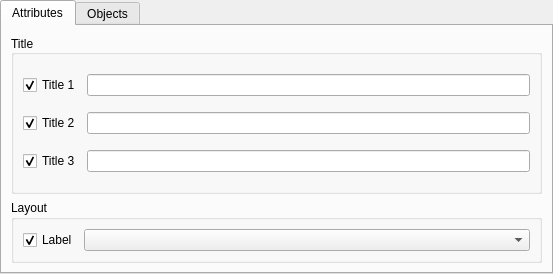
<?xml version="1.0" encoding="UTF-8"?>
<ui version="4.0">
 <class>GeneralArrangementDrawingForm</class>
 <widget class="QDialog" name="GeneralArrangementDrawingForm">
  <property name="geometry">
   <rect>
    <x>0</x>
    <y>0</y>
    <width>553</width>
    <height>274</height>
   </rect>
  </property>
  <property name="sizePolicy">
   <sizepolicy hsizetype="Minimum" vsizetype="MinimumExpanding">
    <horstretch>0</horstretch>
    <verstretch>0</verstretch>
   </sizepolicy>
  </property>
  <property name="windowTitle">
   <string>GA Drawings Properties</string>
  </property>
  <layout class="QGridLayout" name="gridLayout">
   <property name="leftMargin">
    <number>0</number>
   </property>
   <property name="topMargin">
    <number>0</number>
   </property>
   <property name="rightMargin">
    <number>0</number>
   </property>
   <property name="bottomMargin">
    <number>0</number>
   </property>
   <property name="horizontalSpacing">
    <number>0</number>
   </property>
   <item row="0" column="0">
    <widget class="QTabWidget" name="tabWidget">
     <property name="sizePolicy">
      <sizepolicy hsizetype="Expanding" vsizetype="Expanding">
       <horstretch>0</horstretch>
       <verstretch>0</verstretch>
      </sizepolicy>
     </property>
     <property name="layoutDirection">
      <enum>Qt::LeftToRight</enum>
     </property>
     <property name="currentIndex">
      <number>0</number>
     </property>
     <property name="objectProperty" stdset="0">
      <string/>
     </property>
     <property name="widgetAction" stdset="0">
      <string/>
     </property>
     <widget class="QWidget" name="tabAttributes">
      <attribute name="title">
       <string>Attributes</string>
      </attribute>
      <layout class="QGridLayout" name="gridLayout_2">
       <item row="0" column="0">
        <layout class="QGridLayout" name="layoutAttributes">
         <item row="1" column="0">
          <widget class="QGroupBox" name="groupBoxLayout">
           <property name="title">
            <string>Layout</string>
           </property>
           <property name="objectProperty" stdset="0">
            <string/>
           </property>
           <property name="widgetAction" stdset="0">
            <string/>
           </property>
           <layout class="QGridLayout" name="gridLayout_4">
            <item row="0" column="0">
             <widget class="QCheckBox" name="checkBoxToggleLayout">
              <property name="text">
               <string>Label</string>
              </property>
              <property name="checked">
               <bool>true</bool>
              </property>
              <property name="objectProperty" stdset="0">
               <string>Layout</string>
              </property>
              <property name="widgetAction" stdset="0">
               <string>toggleModifyProperty</string>
              </property>
             </widget>
            </item>
            <item row="0" column="1">
             <widget class="QComboBox" name="comboBoxLayout">
              <property name="sizePolicy">
               <sizepolicy hsizetype="Preferred" vsizetype="Fixed">
                <horstretch>1</horstretch>
                <verstretch>0</verstretch>
               </sizepolicy>
              </property>
              <property name="currentIndex">
               <number>-1</number>
              </property>
              <property name="objectProperty" stdset="0">
               <string>Layout</string>
              </property>
              <property name="widgetAction" stdset="0">
               <string/>
              </property>
             </widget>
            </item>
           </layout>
          </widget>
         </item>
         <item row="0" column="0">
          <widget class="QGroupBox" name="groupBoxTitle">
           <property name="sizePolicy">
            <sizepolicy hsizetype="Preferred" vsizetype="MinimumExpanding">
             <horstretch>0</horstretch>
             <verstretch>0</verstretch>
            </sizepolicy>
           </property>
           <property name="title">
            <string>Title</string>
           </property>
           <property name="alignment">
            <set>Qt::AlignLeading|Qt::AlignLeft|Qt::AlignVCenter</set>
           </property>
           <property name="flat">
            <bool>false</bool>
           </property>
           <property name="checkable">
            <bool>false</bool>
           </property>
           <property name="objectProperty" stdset="0">
            <string/>
           </property>
           <property name="widgetAction" stdset="0">
            <string/>
           </property>
           <layout class="QGridLayout" name="gridLayout_3">
            <item row="2" column="0">
             <widget class="QCheckBox" name="checkBoxToggleTitle3">
              <property name="text">
               <string>Title 3</string>
              </property>
              <property name="checked">
               <bool>true</bool>
              </property>
              <property name="objectProperty" stdset="0">
               <string>Title3</string>
              </property>
              <property name="widgetAction" stdset="0">
               <string>toggleModifyProperty</string>
              </property>
             </widget>
            </item>
            <item row="0" column="1">
             <widget class="QLineEdit" name="lineEditTitle1">
              <property name="objectProperty" stdset="0">
               <string>Title1</string>
              </property>
              <property name="widgetAction" stdset="0">
               <string/>
              </property>
              <property name="objectPropertyValue" stdset="0">
               <string/>
              </property>
             </widget>
            </item>
            <item row="0" column="0">
             <widget class="QCheckBox" name="checkBoxToggleTitle1">
              <property name="text">
               <string>Title 1</string>
              </property>
              <property name="checked">
               <bool>true</bool>
              </property>
              <property name="objectProperty" stdset="0">
               <string>Title1</string>
              </property>
              <property name="widgetAction" stdset="0">
               <string>toggleModifyProperty</string>
              </property>
             </widget>
            </item>
            <item row="1" column="1">
             <widget class="QLineEdit" name="lineEditTitle2">
              <property name="objectProperty" stdset="0">
               <string>Title2</string>
              </property>
              <property name="widgetAction" stdset="0">
               <string/>
              </property>
              <property name="objectPropertyValue" stdset="0">
               <string/>
              </property>
             </widget>
            </item>
            <item row="2" column="1">
             <widget class="QLineEdit" name="lineEditTitle3">
              <property name="objectProperty" stdset="0">
               <string>Title3</string>
              </property>
              <property name="widgetAction" stdset="0">
               <string/>
              </property>
              <property name="objectPropertyValue" stdset="0">
               <string/>
              </property>
             </widget>
            </item>
            <item row="1" column="0">
             <widget class="QCheckBox" name="checkBoxToggleTitle2">
              <property name="text">
               <string>Title 2</string>
              </property>
              <property name="checked">
               <bool>true</bool>
              </property>
              <property name="objectProperty" stdset="0">
               <string>Title2</string>
              </property>
              <property name="widgetAction" stdset="0">
               <string>toggleModifyProperty</string>
              </property>
             </widget>
            </item>
           </layout>
          </widget>
         </item>
        </layout>
       </item>
      </layout>
     </widget>
     <widget class="QWidget" name="tabDrawingObjects">
      <attribute name="title">
       <string>Objects</string>
      </attribute>
      <layout class="QGridLayout" name="gridLayout_6">
       <item row="0" column="0">
        <layout class="QGridLayout" name="layoutObjects"/>
       </item>
      </layout>
     </widget>
    </widget>
   </item>
  </layout>
 </widget>
 <resources/>
 <connections/>
</ui>
